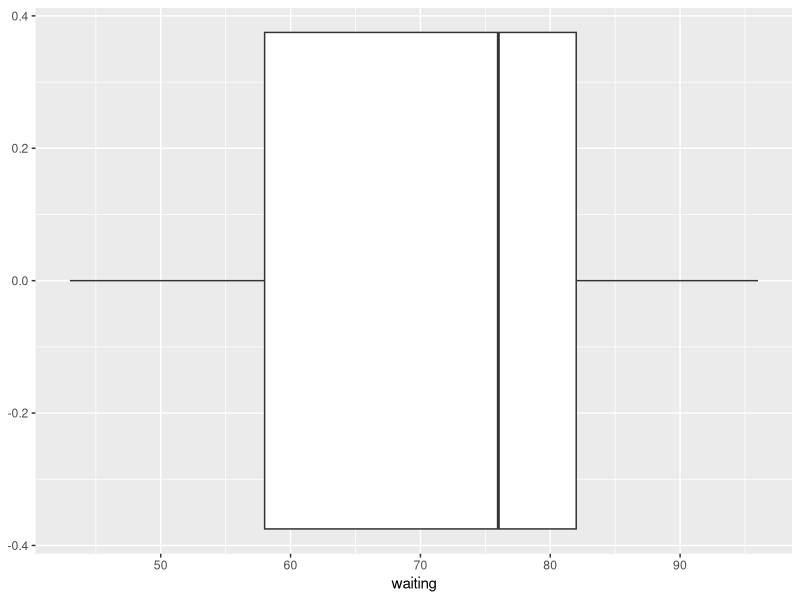
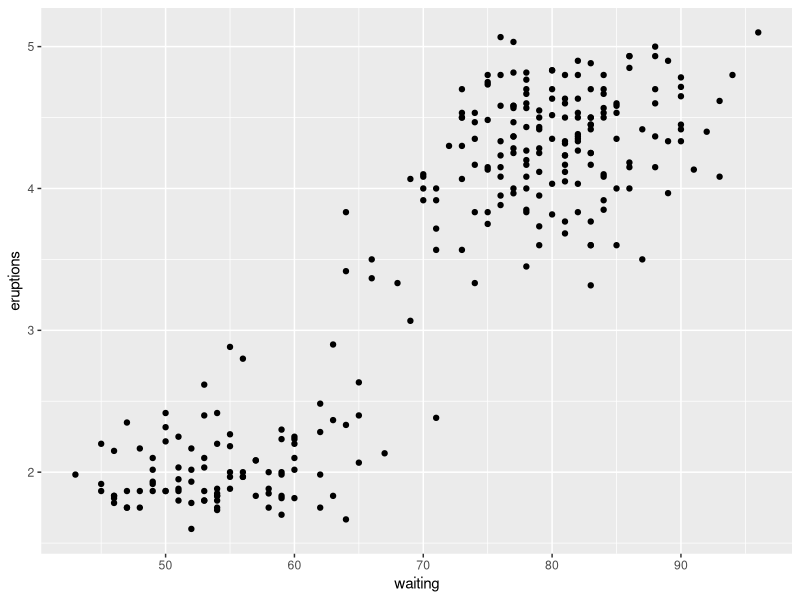

The R source for these figures, in order:
## ---- chunk 1
knitr::opts_chunk$set(echo = TRUE)
## ---- chunk 2
library(tidyverse)
library(readr)
library(kableExtra)
library(ggplot2)
library(lubridate)
library(gridExtra)
library(dplyr)
## ---- chunk 3
dat <- datasets::faithful
glimpse(dat)
## ---- chunk 4
save(dat, file = "dat")
## ---- chunk 5
table1 <- dat %>%
  knitr::kable(caption = "Table 1 - Eruption Duration and Waiting Times")
table1
## ---- chunk 6
summary_table <- dat %>%
  dplyr::select(waiting) %>%
  summary()

summary_table
## ---- chunk 7
table2 <- dat %>% 
  dplyr::select(waiting) %>%
  summary() %>%
  knitr::kable(caption = "Table 2 - Summary Statistics for Waiting Time")

table2
## ---- chunk 8
figure1 <- 
dat %>%
  dplyr::select(waiting) %>%
  ggplot(aes(x = waiting)) +
  geom_boxplot()

figure1
## ---- chunk 9
figure2 <- ggplot(dat) +
  geom_point(mapping = aes(x = waiting, y = eruptions))

figure2
